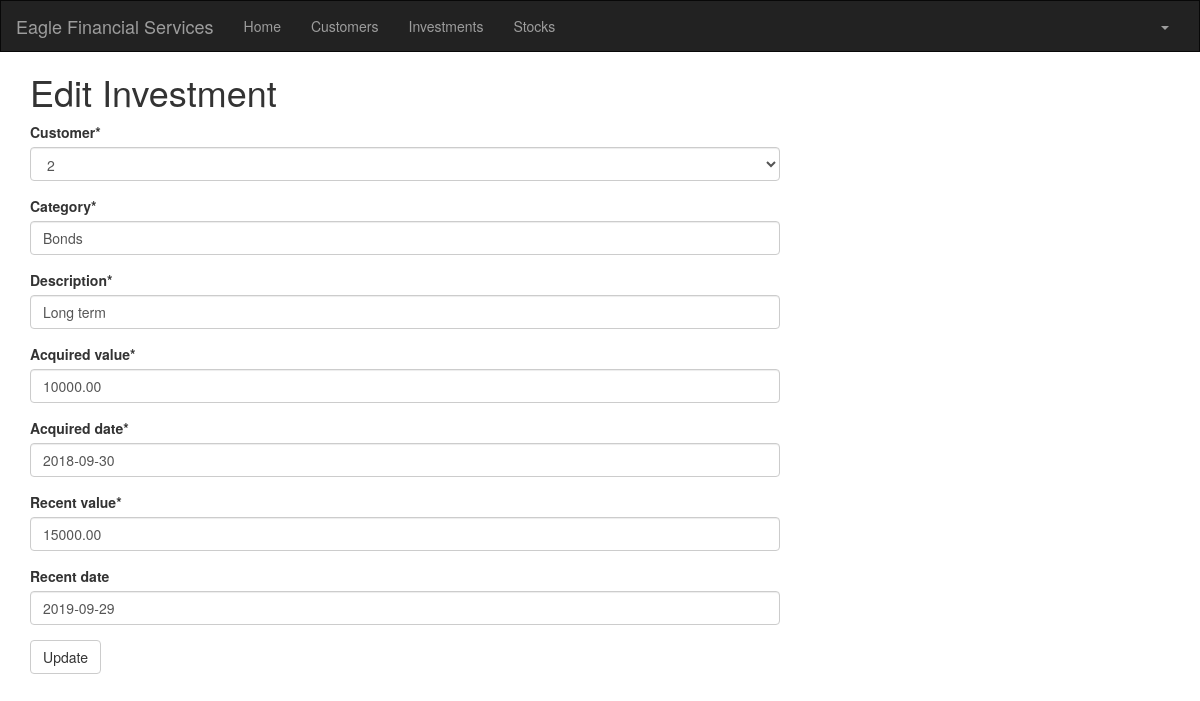
The page /investment/1/edit/ (signed in) on the database its author committed.
### portfolio/models.py (models this page shows, shortened)
class Investment(models.Model):
    objects = None
    customer = models.ForeignKey(Customer, on_delete=models.CASCADE, related_name='investments')
    category = models.CharField(max_length=50)
    description = models.CharField(max_length=200)
    acquired_value = models.DecimalField(max_digits=10, decimal_places=2)
    acquired_date = models.DateField(default=timezone.now)
    recent_value = models.DecimalField(max_digits=10, decimal_places=2)
    recent_date = models.DateField(default=timezone.now, blank=True, null=True)

### portfolio/views.py (the view)
# urls.py: path('investment/<int:pk>/edit/', views.investment_edit, name='investment_edit'),
@login_required
def investment_edit(request, pk):
    investment = get_object_or_404(Investment, pk=pk)
    if request.method == "POST":
        form = InvestmentForm(request.POST, instance=investment)
        if form.is_valid():
            investment = form.save()
            investment.updated_date = timezone.now()
            investment.save()
            investments = Investment.objects.filter(acquired_date__lte=timezone.now())
            return render(request, 'portfolio/investment_list.html', {'investments': investments})
    else:
        form = InvestmentForm(instance=investment)
    return render(request, 'portfolio/investment_edit.html', {'form': form})

### portfolio/forms.py
class InvestmentForm(forms.ModelForm):
    class Meta:
        model = Investment
        fields = (
            'customer', 'category', 'description', 'acquired_value', 'acquired_date', 'recent_value',
            'recent_date',)

### portfolio/models.py (called while the page is built)
    def __str__(self):
        return str(self.customer_number)

### portfolio/templates/portfolio/investment_edit.html
<!DOCTYPE html>
{% extends 'portfolio/base.html' %}
{% load crispy_forms_tags %}
{% block content %}
<html lang="en">
    <h1>Edit Investment</h1>
    <form method="POST" class="investment-form">{% csrf_token %}
        {{ form|crispy }}
        <button type="submit" class="save btn btn-default">Update</button>
    </form>
</html>
{% endblock %}

### rows shown on the page
Investment: customer "2", category "Bonds", description "Long term", acquired_value "10000.00", acquired_date "2018-09-30", recent_value "15000.00", recent_date "2019-09-29"
